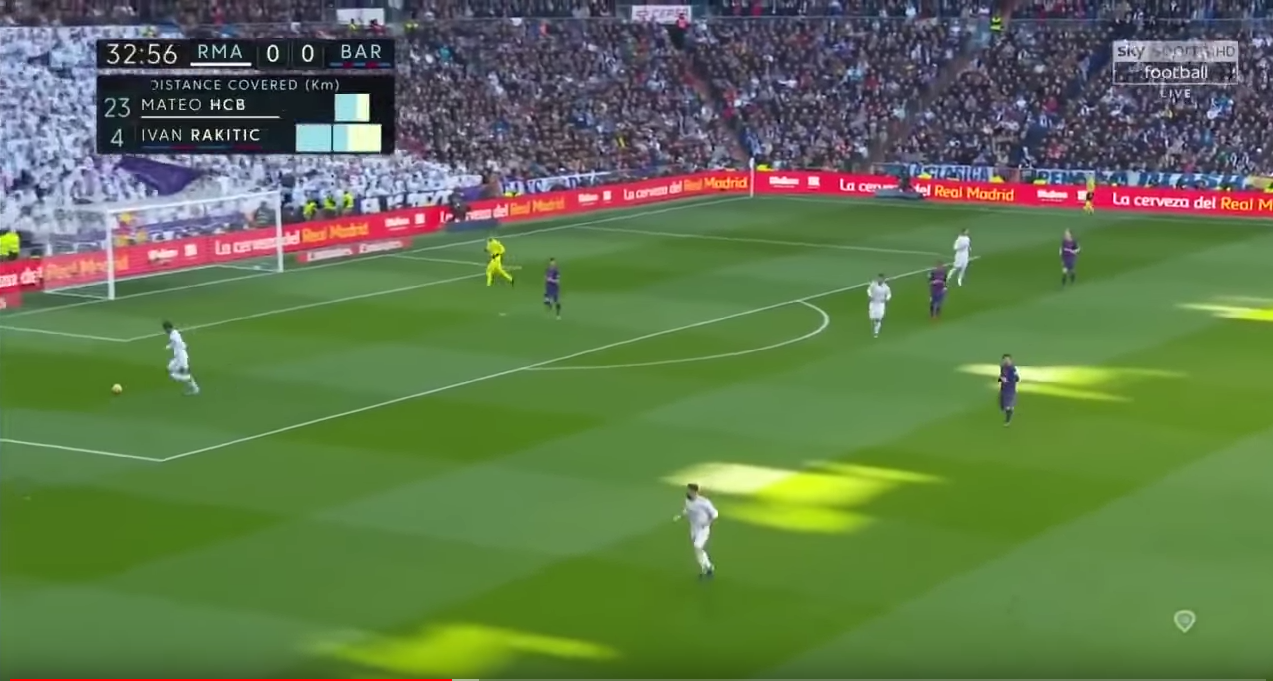
#> input picture python/image/angle1.png, 1273 x 681 px, found by its file name
$ python houghEx.py
#> lines starting #> are read from the running program, lines starting #| are printed output that depends on the picture; after the words box and inside, x2 and y2 are one past the last pixel; in counts of white or black regions, pixels touching at a corner belong together
import sys
import cv2
import numpy as np

class houghEx:


    def ditection(self,image):
        lower = np.array([0,128,0])
        upper = np.array([30,255,255])
        hsv = cv2.cvtColor(image,cv2.COLOR_BGR2HSV)
        dst = cv2.inRange(hsv,lower,upper)

        # [4 lines of commented-out code are left out]

        cv2.imshow("ラインのみ",dst)
        cv2.imwrite("./result/resultLine.png",dst)
        return dst

if __name__ == "__main__":
    args = sys.argv
    cd = houghEx()
    if len(args) > 1:
        image = cv2.imread(args[1])
    else:
        image = cv2.imread("./image/angle1.png")
#> image is the input picture: shape (681, 1273, 3); mean B, G, R 76.8, 118.9, 96.3

    cd.ditection(image)
#> in ditection, `hsv = cv2.cvtColor(image,cv2.COLOR_BGR2HSV)`: hsv: shape (681, 1273, 3); mean H, S, V 72.6, 119.6, 130.3
#> in ditection, `dst = cv2.inRange(hsv,lower,upper)`:
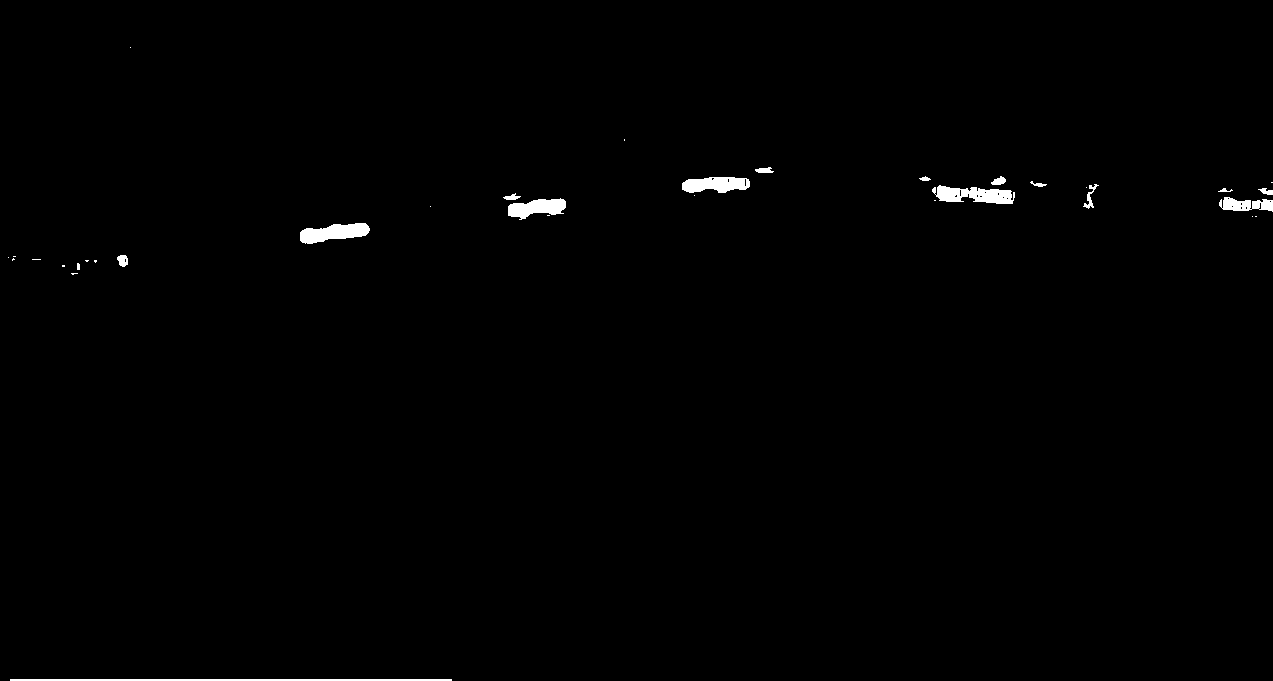
#> dst: shape (681, 1273); 0.66% white; 34 white regions (18 under 20 px), largest, box (x1, y1, x2, y2) and area: (932, 185, 1015, 204) 1000, (300, 223, 370, 244) 945, (10, 679, 452, 681) 884
    cv2.waitKey(0)
    cv2.destroyAllWindows()

$ run again, with python/image/angle2.png copied over python/image/angle1.png
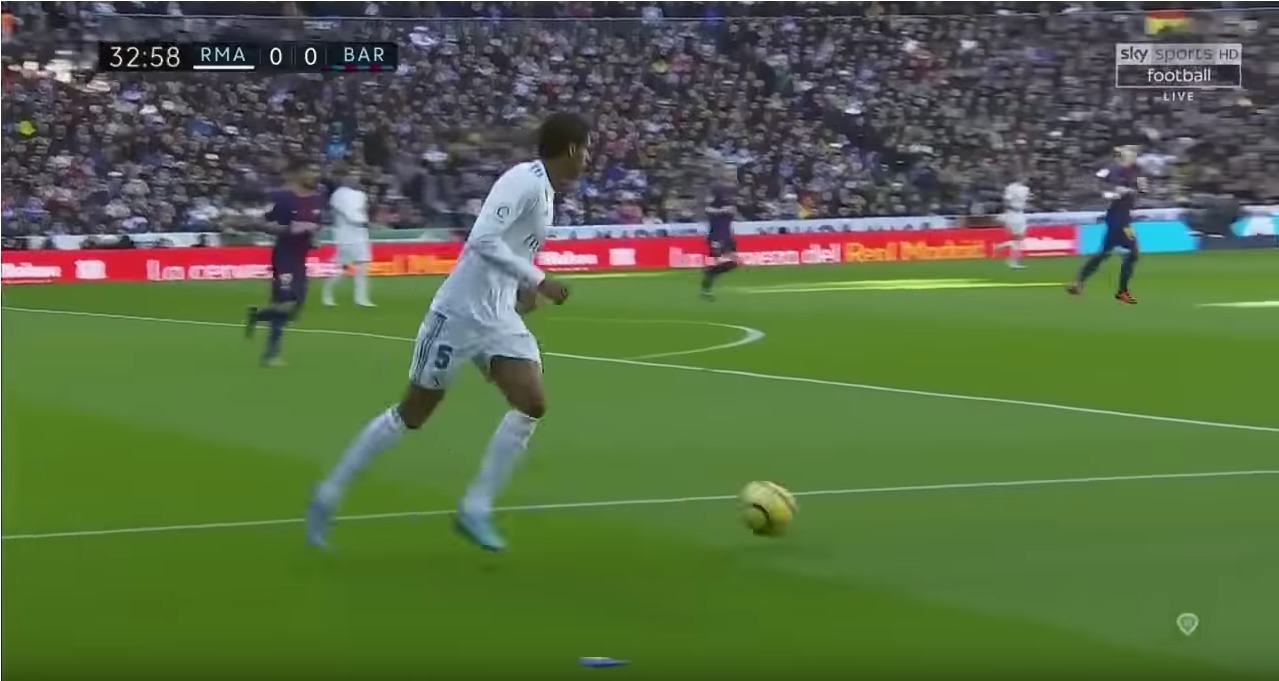
#> input picture python/image/angle2.png, 1279 x 681 px, found by its file name
#> image is the input picture: shape (681, 1279, 3); mean B, G, R 68.5, 106.6, 87.7
#> hsv: shape (681, 1279, 3); mean H, S, V 76.9, 113, 115.2
#> in ditection, `dst = cv2.inRange(hsv,lower,upper)`:
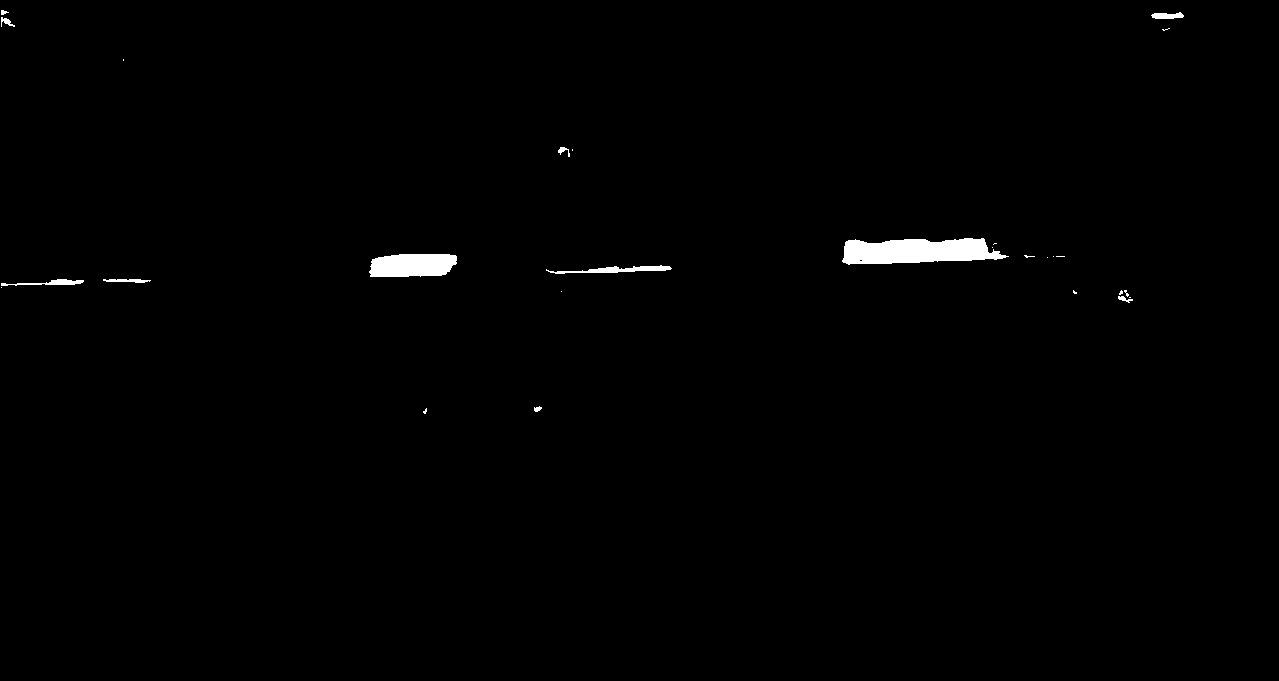
#> dst: shape (681, 1279); 0.74% white; 27 white regions (16 under 20 px), largest, box (x1, y1, x2, y2) and area: (842, 238, 1009, 265) 3286, (369, 254, 457, 277) 1769, (546, 265, 672, 274) 484
